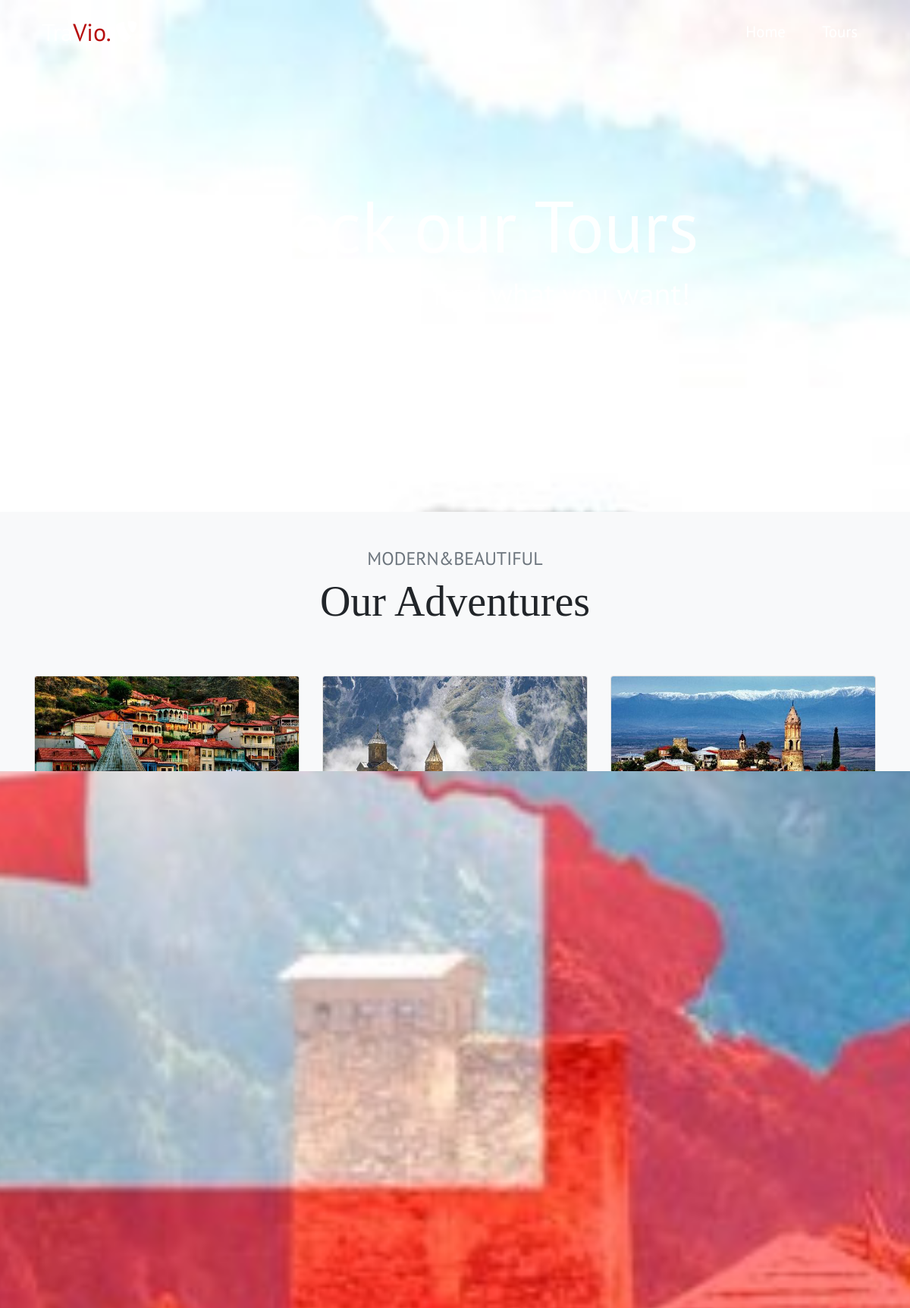
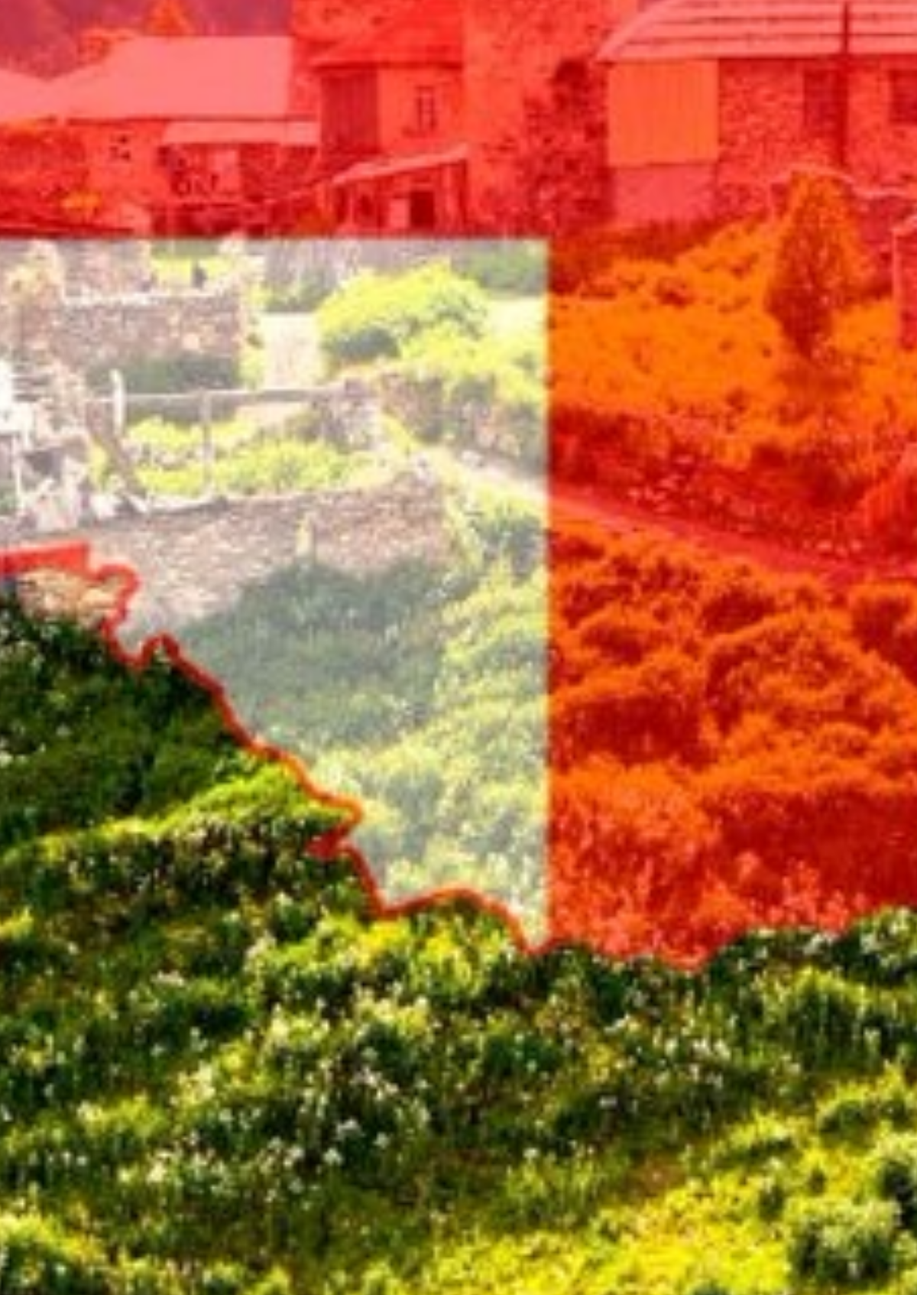
The app's page /articles.php (upper part) with its own data (2 pictures, top to bottom).
### tables this page shows
CREATE TABLE `popularblock` (
  `id` int(11) NOT NULL,
  `popularImgSrc` varchar(255) NOT NULL,
  `popularHeading` varchar(255) NOT NULL,
  `popularDuration` varchar(255) NOT NULL,
  `popularLocation` varchar(255) NOT NULL,
  `popularText` varchar(255) NOT NULL,
  `popularTextBig` varchar(2555) NOT NULL,
  `popularPrice` varchar(255) NOT NULL
);

### articles.php (the view, shortened to what this page needs)
<!DOCTYPE html>
<html lang="en">
<head>
	<?require'config.php'?>
</head>
<body>
	<?require'artHeader.php'?>
	<section class="start" id="startAnchor">
		<div class="container">
			<h1 class="display-1">Check our Tours</h1>
			<h1>We are sure you find what you want!</h1>
		</div>
	</section>
	<section class="w-100 bg-light artStart">
		<div class="container">
			<h4 class="text-secondary pt-5">MODERN&BEAUTIFUL</h4>
			<h1 class="display-4 text-play pb-2" id="popularAnchor">Our Adventures</h1>
			<div class="row pt-5">
				<?
    $card=mysqli_query($connection, "SELECT * FROM `popularblock` ORDER BY `id`");
    while ($art=mysqli_fetch_assoc($card)) {?>
				<div class="col-md-6 col-lg-4 col-12">
					<a href="article.php?id=<?echo $art['id']?>">
					<div class="card mb-4 box-shadow">
		            	<img class="card-img-top" data-src="holder.js/100px225?theme=thumb&amp;bg=55595c&amp;fg=eceeef&amp;text=Thumbnail" alt="Thumbnail [100%x225]" style="height: 225px; width: 100%; display: block;" src="img/<?=$art[popularImgSrc]?>">
		                <div class="card-body">
		                	<h3 class="text-bold"><?=$art[popularHeading]?></h3>
		                	<div class="bg--gray text-secondary text-bold my-3 rounded"><div class="p-2">
		                		<i class="far fa-clock mr-2"></i><?=$art[popularDuration]?> |  <i class="far fa-map mx-2"></i> <?=$art[popularLocation]?></div>
		                		</div>
		                  <h5><?=$art[popularText]?></h5>
		                </div>
             	 	</div>
				</a>
				</div>
				<?}?>
			</div>
		</div>
	</section>
</body>
</html>

### config.php (shortened to what this page needs)
<link rel="stylesheet" href="https://stackpath.bootstrapcdn.com/bootstrap/4.4.1/css/bootstrap.min.css">
<link rel="stylesheet" href="https://maxcdn.bootstrapcdn.com/bootstrap/3.3.7/css/bootstrap-theme.min.css">
<link rel="stylesheet" href="css/master.css">
<link rel="stylesheet" href="https://use.fontawesome.com/releases/v5.13.1/css/all.css"/>
<link rel="stylesheet" type="text/css" href="slick/slick.css"/>
<link rel="stylesheet" type="text/css" href="slick/slick-theme.css"/>

### artHeader.php (shortened to what this page needs)
<header class="navbar navbar-expand-md navbar-dark fixed-top" id="navbar">
	<div class="container">
        <a href="index.php" class="navbar-logo">
						Tra<span class="tra-orange">Vio.</span> <i class="fab fa-typo3"></i>
		</a>
        <div class="navbar-collapse collapse" id="navbarCollapse" style="">
          <ul class="navbar-nav ml-auto">
            <li class="nav-item active">
              <a class="nav-link px-4" href="index.php" onclick="slowScroll('#whyAnchor')" onmouseover="this.style.color='#b70d0d';"
    onmouseout="this.style.color='white';">Home</a>
            </li>
            <li class="nav-item active">
              <a class="nav-link px-4" href="articles.php" onclick="slowScroll('#whyAnchor')" onmouseover="this.style.color='#b70d0d';"
    onmouseout="this.style.color='white';">Tours</a>
            </li>
          </ul>
        </div>
        </div>
      </header>

### css/master.css (style rules this page uses)
* { margin: 0; padding: 0; font-family: 'PT Sans', sans-serif; box-sizing: border-box; }
body { background: url(../img/georgia3.jpg) no-repeat center center fixed; -webkit-background-size: cover; -moz-background-size: cover; -o-background-size: cover; background-size: cover; }
a { color: black; transition: 0.2s all ease-out; }
.navbar { transition: 0.3s all ease-out; }
.navbar-logo { color: white; font-size: 2em; padding-left: 40px; padding: 10px; }
.nav-link { font-size: 1.3em; }
.tra-orange { color: #b70d0d; }
.start { opacity: 0.9; }
.start>div { color: white; margin-top: 20%; text-align: center; }
.text-play { font-family: 'Playfair Display', serif; }
.bg--gray { background-color: #f5f6f8; }
.card { transition: 0.3s }
.artStart { margin-top: 22%; text-align: center; }

### records on screen
popularblock: popularImgSrc (picture), popularHeading "THE TWO CAPITALS OF GEORGIA", popularDuration "7 Hours", popularText "Tbilisi city tour is a sightseeing tour of the highlights of Tbilisi. Explore the Old Town."
popularblock: popularImgSrc (picture), popularHeading "KAZBEGI TOUR", popularDuration "9 Hours", popularLocation "Chattahoochee", popularText "One-day tour to Kazbegi with the itinerary from the capital city Tbilisi to the snow-capped peak of the Mount Kazbek will open up an enchanting Georgia."
popularblock: popularImgSrc (picture), popularHeading "MEMORABLE DAY IN KAKHETI", popularDuration "7 Hours", popularText "The one-day tour in Kakheti is a fascinating journey into the eastern part of Georgia, during which you can enjoy the mountain views, picturesque villages, ancient temples, and observe the life Kakhetians."
popularblock: popularImgSrc (picture), popularHeading "GUDAURI SKI RESORT", popularText "One-day tour to Gudauri with the itinerary from the capital city Tbilisi to the snow-capped Mountains"
popularblock: popularImgSrc (picture), popularHeading "SKI RESORT BAKURIANI", popularDuration "9 Hours", popularLocation "Borjomi", popularText "Located at 1,700 m in the Borjomi region of Georgia, Bakuriani is nestled in the shadows of the breathtaking Caucasus Mountains, only a three-hour drive from Tbilisi."
popularblock: popularImgSrc (picture), popularHeading "MARTVILI CANYON & PROMETHEUS CAVE", popularDuration "12 Hours", popularLocation "Samegrelo-Zemo", popularText "This wonderful place is located in Samegrelo-Zemo Svaneti region, in Georgia"
popularblock: popularImgSrc (picture), popularHeading "SATAPLIA & OKATSE CANYON", popularDuration "12 Hours", popularLocation "Sataplia", popularText "Visit Sataplia Cave and Nature Reserve(It is famous for fine speleothems and the dinosaur footprints nearby"
popularblock: popularImgSrc (picture), popularHeading "UPLISTSIKHE CAVE CITY AND BORJOMI NATIONAL PARK", popularDuration "9 Hours", popularLocation "Borjomi", popularText "Uplistsikhe, literally ‘Fortress of God’, is an ancient rock-hewn town which played a significant role in Georgian history"
popularblock: popularImgSrc (picture), popularHeading "VARDZIA CAVE CITY AND BORJOMI NATIONAL PARK", popularDuration "11 Hours", popularLocation "Vardzia", popularText "Vardzia is one of the highlights of the trip and stretches over half a kilometer along the river Mtkvari, with 19 tiers."
popularblock: popularImgSrc (picture), popularHeading "RABATI CASTLE AND BORJOMI NATIONAL PARK", popularDuration "11 Hours", popularLocation "Akhaltsikhe", popularText "The fortress was built in the 13th century and was completely reconstructed"
popularblock: popularImgSrc (picture), popularHeading "BATUMI HALF DAY WALKING TOUR", popularDuration "3 Hours", popularLocation "Batumi", popularText "After Breakfast starts Batumi city tour You will visit outstanding sights"
popularblock: popularImgSrc (picture), popularHeading "BOTANICAL GARDEN AND CABLE CAR ARGO", popularDuration "3 Hours", popularLocation "Batumi", popularText "Visit the Botanical garden, one of the biggest in the world"
popularblock: popularImgSrc (picture), popularHeading "MESTIA"
popularblock: popularImgSrc (picture), popularHeading "USHGULI"
